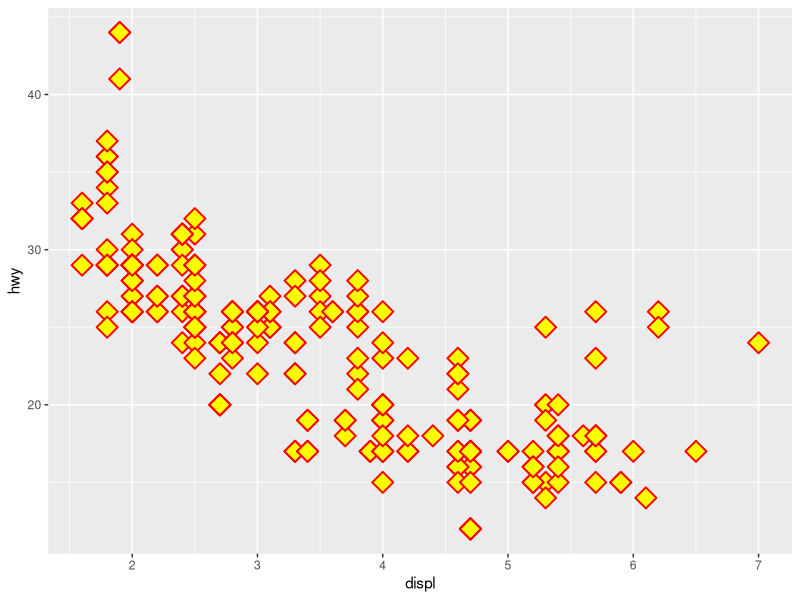
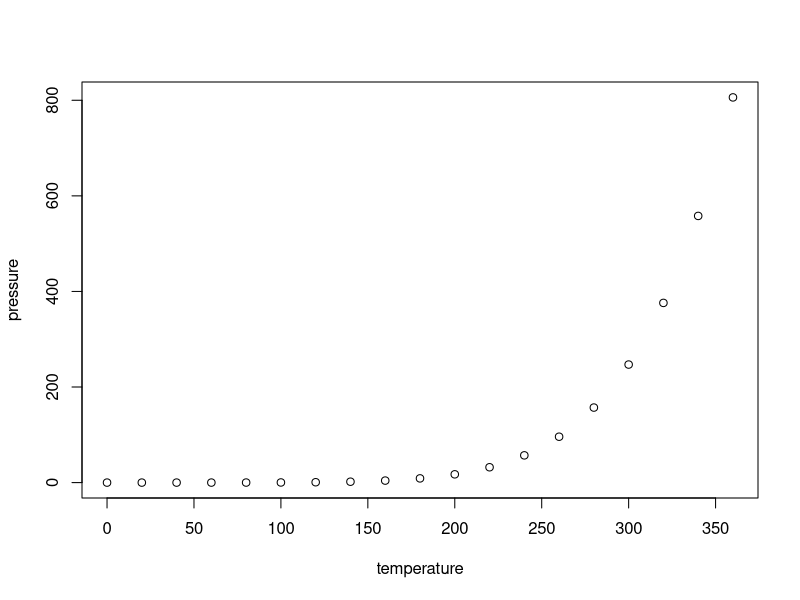

Write R code to recreate these figures, in order.
## ---- chunk 1
knitr::opts_chunk$set(echo = TRUE)
## ---- chunk 2
summary(cars)
## ---- chunk 3
"Hello world"
## ---- chunk 4
library(tidyverse)
ggplot(data = mpg) +
    geom_point(mapping = aes(x = displ, y = hwy),
               shape = 23, size = 5, color = "red", fill = "yellow", stroke = 1)
## ---- chunk 5
plot(pressure)
